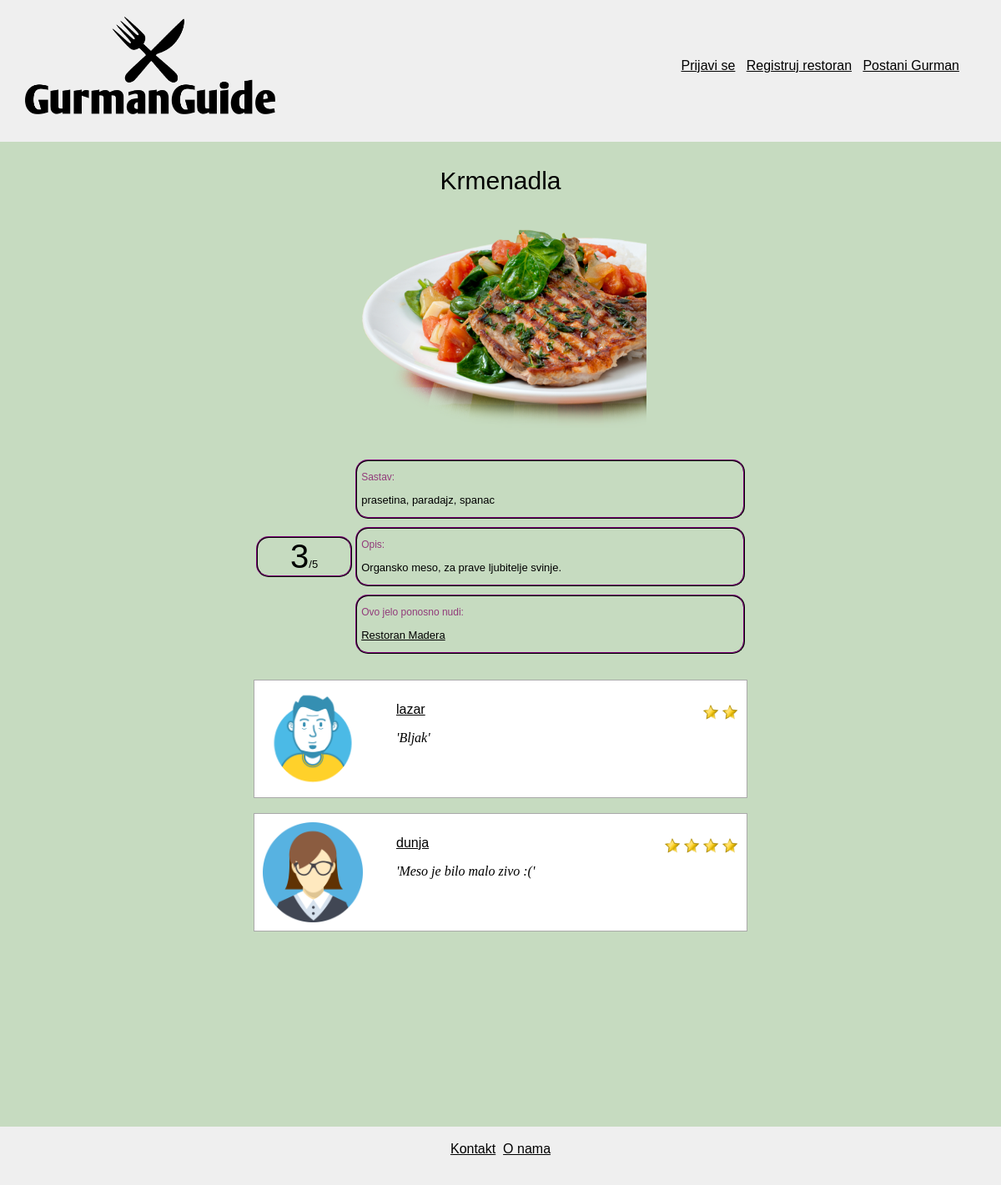
Screenshot of /Implementacija/index.php/C_Gost/prikaziJelo/3 with the database file from the repository.
### tables this page shows
CREATE TABLE IF NOT EXISTS `jelo` (
  `Naziv` varchar(30) DEFAULT NULL,
  `Opis` varchar(250) DEFAULT NULL,
  `IdJelo` int(11) NOT NULL,
  `IdKorisnik` int(11) NOT NULL,
  `IdSlika` int(11) NOT NULL,
  `Pregledano` char(1) DEFAULT NULL,
  PRIMARY KEY (`IdJelo`),
  KEY `R_5` (`IdKorisnik`),
  KEY `R_13` (`IdSlika`)
);

CREATE TABLE IF NOT EXISTS `slika` (
  `IdSlika` int(11) NOT NULL,
  `Putanja` varchar(300) DEFAULT NULL,
  PRIMARY KEY (`IdSlika`)
);

CREATE TABLE IF NOT EXISTS `restoran` (
  `IdKorisnik` int(11) NOT NULL,
  `Telefon` varchar(20) DEFAULT NULL,
  `Naziv` varchar(30) DEFAULT NULL,
  `Adresa` varchar(30) DEFAULT NULL,
  `IdGrad` int(11) NOT NULL,
  `IdSlika` int(11) NOT NULL,
  `RadnoVreme` varchar(200) DEFAULT NULL,
  `Pregledano` char(1) DEFAULT NULL,
  PRIMARY KEY (`IdKorisnik`),
  KEY `R_10` (`IdGrad`),
  KEY `R_11` (`IdSlika`)
);

CREATE TABLE IF NOT EXISTS `recenzija` (
  `IdKorisnik` int(11) NOT NULL,
  `Ocena` int(11) DEFAULT NULL,
  `Komentar` varchar(250) DEFAULT NULL,
  `IdJelo` int(11) NOT NULL,
  `Pregledano` char(1) DEFAULT NULL,
  PRIMARY KEY (`IdJelo`,`IdKorisnik`),
  KEY `R_7` (`IdKorisnik`)
);

CREATE TABLE IF NOT EXISTS `gurman` (
  `IdKorisnik` int(11) NOT NULL,
  `Ime` varchar(20) DEFAULT NULL,
  `Prezime` varchar(20) DEFAULT NULL,
  `Pol` char(1) DEFAULT NULL,
  `IdSlika` int(11) NOT NULL,
  PRIMARY KEY (`IdKorisnik`),
  KEY `R_12` (`IdSlika`)
);

CREATE TABLE IF NOT EXISTS `korisnik` (
  `IdKorisnik` int(11) NOT NULL,
  `KorisnickoIme` varchar(20) DEFAULT NULL,
  `Lozinka` varchar(20) DEFAULT NULL,
  `Email` varchar(30) DEFAULT NULL,
  PRIMARY KEY (`IdKorisnik`)
);

### Implementacija/application/controllers/C_Gost.php (called while the page is built, shortened)
<?php
include_once('C_Zajednicki.php');
class C_Gost extends C_Zajednicki {
    public function prikaziJelo($id) {
        $rezultat = parent::prikaziJelo($id);
        $this->load->view('sablon/headerGost.php', ['title' => 'Prikaz jela']);
        $this->load->view("stranice/prikazJela.php", ['jelo' => $rezultat['jelo'], 'recenzije' => $rezultat['recenzije']]);
        $this->load->view('sablon/footer.php');
    }
}

### Implementacija/index.php (called while the page is built, shortened)
<?php
require_once BASEPATH.'core/CodeIgniter.php';

### Implementacija/application/models/M_Jelo.php (called while the page is built, shortened)
<?php
class M_Jelo extends CI_Model {
    public function dohvatiJelo($idJelo) {
        $this->db->from('jelo');
        $this->db->where('IdJelo', $idJelo);
        return $this->db->get()->row();
    }
}

### Implementacija/application/controllers/C_Zajednicki.php (called while the page is built, shortened)
<?php
abstract class C_Zajednicki extends CI_Controller {
    public function prikaziJelo($id) {
        $jelo = $this->M_Jelo->dohvatiJelo($id);
        $klasa = new stdClass();
        $klasa->Naziv = $jelo->Naziv;
        $klasa->Putanja = $this->M_Slika->dohvatiPutanju($jelo->IdSlika)->Putanja;
        $klasa->IdJela = $id;
        $sastojci = $this->M_Sastojak->dohvatiSastojkeJela($jelo->IdJelo);
        $sastojciString = "";
        for ($i = 0; $i < count($sastojci); $i++) {
            $sastojciString .= $sastojci[$i]->Naziv;
            if ($i != (count($sastojci) - 1)) {
                $sastojciString .= ", ";
            }
        }
        if ($sastojciString != "") {
            $klasa->Sastojci = $sastojciString;
        } else {
            $klasa->Sastojci = "Sastojci trenutno nisu poznati.";
        }
        $klasa->Ocena = round($this->M_Recenzija->ocenaJela($jelo->IdJelo)->ocena, 1);
        if ($jelo->Opis != null) {
            $klasa->Opis = $jelo->Opis;
        }else {
            $klasa->Opis = "Trenutno ne postoji opis.";
        }
        $klasa->IdRestoran = $jelo->IdKorisnik;
        $klasa->imeRestorana = $this->M_Restoran->dohvatiRestoran($jelo->IdKorisnik)->imeRestorana;
        $recenzije = $this->M_Recenzija->dohvatiRecenzijeJela($jelo->IdJelo);
        $niz = [];
        foreach ($recenzije as $recenzija) {
            $objekat = new stdClass();
            $objekat->Komentar = $recenzija->Komentar;
            $gurman = $this->M_Gurman->dohvatiGurmana($recenzija->IdKorisnik);
            $slikaGurmanaId = $gurman->IdSlika;
            $objekat->Slika = $this->M_Slika->dohvatiPutanju($slikaGurmanaId)->Putanja;
            $objekat->kIme = $gurman->KorisnickoIme;
            $objekat->idK = $gurman->IdKorisnik;
            $objekat->Ocena = $recenzija->Ocena;
            $niz [] = $objekat;
        }
        return ['jelo' => $klasa, 'recenzije' => $niz];
    }
}

### Implementacija/application/models/M_Slika.php (called while the page is built, shortened)
<?php
class M_Slika extends CI_Model{
    public function dohvatiPutanju($id) {
        $this->db->select('Putanja');
        $this->db->from('slika');
        $this->db->where('IdSlika', $id);
        return $this->db->get()->row();
    }
}

### Implementacija/application/models/M_Recenzija.php (called while the page is built, shortened)
<?php
class M_Recenzija
extends CI_Model{
    public function dohvatiRecenzijeJela($id) {
        $this->db->select("*");
        $this->db->from('recenzija');
        $this->db->where('IdJelo', $id);
        $this->db->where('Pregledano', 'P');
        return $this->db->get()->result();
    }
    public function ocenaJela($idJelo) {
        $this->db->select('avg(Ocena) as ocena');
        $this->db->from('recenzija');
        $this->db->where('IdJelo', $idJelo);
        $this->db->where('Pregledano', 'P');
        return $this->db->get()->row();
    }
}

### Implementacija/application/models/M_Restoran.php (called while the page is built, shortened)
<?php
class M_Restoran extends CI_Model{
    public function dohvatiRestoran($id){
        $query = $this->db->query("SELECT restoran.Naziv as imeRestorana, restoran.Telefon as brTelefona, restoran.Adresa as adresaRestorana, grad.Naziv as gradRestorana, drzava.Naziv as drzavaRestorana, korisnik.KorisnickoIme as korime, korisnik.Lozinka as lozinka, korisnik.Email as email, restoran.IdKorisnik as id, restoran.RadnoVreme as radnoVreme, restoran.IdSlika as IdSlika  "
                . "FROM restoran, grad, drzava, korisnik "
                . "WHERE restoran.IdGrad = grad.IdGrad AND grad.IdDrzava = drzava.IdDrzava "
                . "AND restoran.IdKorisnik = korisnik.IdKorisnik AND restoran.IdKorisnik = ". $id." ");
        return $query->row();
    }
}

### Implementacija/application/views/stranice/prikazJela.php (the view, shortened to what this page needs)
<link rel="stylesheet" type="text/css" href="../../../../prototip/rezultatiPretrage.css">
<?php
echo "<p class='title'>$jelo->Naziv</p>";
echo "<p class='center'><img class='slikaJela' src='$jelo->Putanja'/></p>";
echo "<br/>";
echo "<center>
          <table width='50%'>
              <tr>
                  <td align='center' width='20%'>
                      <div class='komentar'>";
                          echo "<font class='ocena'>$jelo->Ocena</font>/5";
                echo "</div>";
            echo "</td>";
            echo "<td>";
              echo "<div class='komentar'>
                      <p class='korisnik'>Sastav:</p>";
                echo "<p>$jelo->Sastojci</p>";
              echo "</div>";
              echo "<div class='komentar'>
                      <p class='korisnik'>Opis:</p>";
                echo "<p>$jelo->Opis</p>";
              echo "</div>";
              echo "<div class='komentar'>
                       <p class='korisnik'>Ovo jelo ponosno nudi:</p>";
                       echo "<p><a title='Odvedi me u restoran' href=";
                       echo site_url("{$this->router->class}/pregledRestorana/$jelo->IdRestoran");
                       echo ">$jelo->imeRestorana</a></p>";
                       echo "</div>
                  </td>
               </tr>
            </table>
         </center>";
  echo "<br>";
  if (empty($recenzije) == false) {
      foreach ($recenzije as $recenzija) {
          echo "<div class='box'>
       <img src='$recenzija->Slika' class='slika' style='width:120px;height:120px;margin-right:40px;'/>";
          echo "<p><a href='";
          echo site_url("{$this->router->class}/pregledProfilaGurmana/$recenzija->idK");
          echo "'>$recenzija->kIme</a>";
          for ($i = 0; $i < $recenzija->Ocena; $i++){
              echo "<img src='http://localhost/GurmanGuide/images/star.png' style='margin-top:2px; margin:right:5px; height:20px; width:20px;' align='right'>";
          }
          echo "</p>";
          echo "<font class='stil'>'$recenzija->Komentar'</font>";
          echo "</p>
              </div>
              <br/>";
      }
  } else {
      echo "<center>Trenutno nema recenzija za ovo jelo.</center>";
  }
?>

### prototip/rezultatiPretrage.css (style rules this page uses)
.korisnik { font-size: 12px; color: #923b7a; }
.komentar { border-style: ridge; border-color: #2d022b; border-width: 2px; margin-bottom: 10px; font-size: 13px; border-radius: 15px; padding-left: 5px; padding-right: 5px; }
.slika { border-radius: 8px; object-fit: cover; float: left; width: 290px; height: 200px; }

### Implementacija/application/views/sablon/headerGost.php (style rules this page uses)
body { background-color:rgb(198, 219, 192); font-family: "Arial Black", Gadget, sans-serif; }
.title { margin-top: 200px; text-align: center; font-size: 30px; }
.box { background-color: white; width: 50%; border: 1px solid darkgray; padding: 10px; margin: auto; overflow:auto; }
.slika { float:left; }
a { color:black; }
* { box-sizing: border-box; }
.center { text-align:center; }
.korisnik { font-size: 12px; color: #923b7a; }
.komentar { border-style: ridge; border-color: #2d022b; border-width: 2px; margin-bottom: 10px; font-size: 13px; border-radius: 15px; padding-left: 5px; padding-right: 5px; }

### Implementacija/application/views/stranice/prikazJela.php (style rules this page uses)
body { background-color:rgb(198, 219, 192); font-family: "Arial Black", Gadget, sans-serif; }
.title { margin-top: 200px; text-align: center; font-size: 30px; }
.box { background-color: white; width: 50%; border: 1px solid darkgray; padding: 10px; margin: auto; overflow:auto; }
.stil { font-family:"Georgia",serif; font-style:italic; }
.center { text-align:center; }
.slikaJela { border-radius: 8px; object-fit: cover; float: center; width: 350px; height: 250px; }
.ocena { font-family: "Arial Black", Gadget, sans-serif; font-size: 40px; }
a { color:black; }

### rows the page displays
jelo: Naziv "Krmenadla", IdSlika.Putanja (picture), IdJelo "3", Opis "Organsko meso, za prave ljubitelje svinje.", IdKorisnik.Naziv "Restoran Madera"
recenzija: IdKorisnik.Putanja (picture), Ocena 2 (drawn), Komentar "Bljak"
korisnik: KorisnickoIme "lazar"
recenzija: IdKorisnik.Putanja (picture), Ocena 4 (drawn), Komentar "Meso je bilo malo zivo :("
korisnik: KorisnickoIme "dunja"

### other values shown
$jelo->Sastojci "prasetina, paradajz, spanac"
